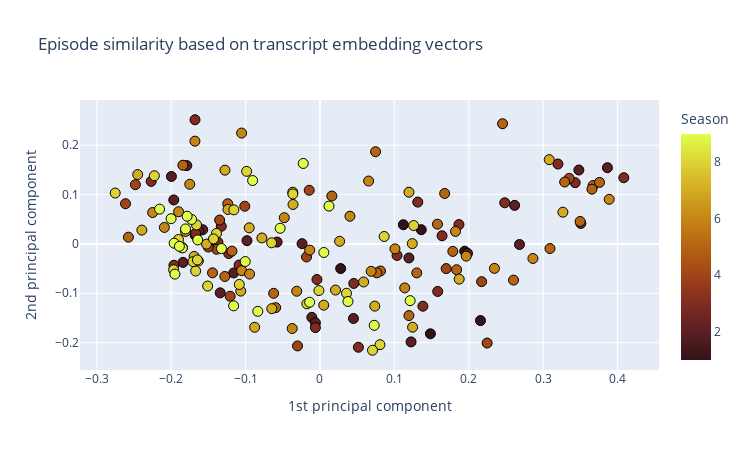

Write notebook code for a chart like this one.
### Code cell
plot_episode_vectors()

### Figure 1 — Plotly figure (JSON) as saved in the notebook; plotly's stock layout.template omitted (floating-point values rounded to 4 significant figures; data arrays with more than 128 entries replaced by an {"elided": "..."} marker saying what was removed)
{"data": [{"customdata": {"elided": "186x3 mixed values"}, "hovertemplate": "1st principal component=%{x}<br>2nd principal component=%{y}<br>Season=%{marker.color}<br>Episode #=%{customdata[1]}<br>title=%{customdata[2]}<extra></extra>", "legendgroup": "", "marker": {"color": {"elided": "186 int values"}, "coloraxis": "coloraxis", "line": {"color": "black", "width": 1}, "opacity": 1, "size": 10, "symbol": "circle"}, "mode": "markers", "name": "", "orientation": "v", "showlegend": false, "type": "scatter", "x": {"elided": "186 float values"}, "xaxis": "x", "y": {"elided": "186 float values"}, "yaxis": "y"}], "layout": {"coloraxis": {"colorbar": {"title": {"text": "Season"}}, "colorscale": [[0, "rgb(51, 19, 23)"], [0.09091, "rgb(79, 28, 33)"], [0.1818, "rgb(108, 36, 36)"], [0.2727, "rgb(135, 47, 32)"], [0.3636, "rgb(157, 66, 25)"], [0.4545, "rgb(174, 88, 20)"], [0.5455, "rgb(188, 111, 19)"], [0.6364, "rgb(199, 137, 22)"], [0.7273, "rgb(209, 164, 32)"], [0.8182, "rgb(217, 192, 44)"], [0.9091, "rgb(222, 222, 59)"], [1, "rgb(224, 253, 74)"]]}, "height": 450, "legend": {"tracegroupgap": 0}, "title": {"text": "Episode similarity based on transcript embedding vectors"}, "width": 750, "xaxis": {"anchor": "y", "domain": [0, 1], "title": {"text": "1st principal component"}}, "yaxis": {"anchor": "x", "domain": [0, 1], "title": {"text": "2nd principal component"}}}}
